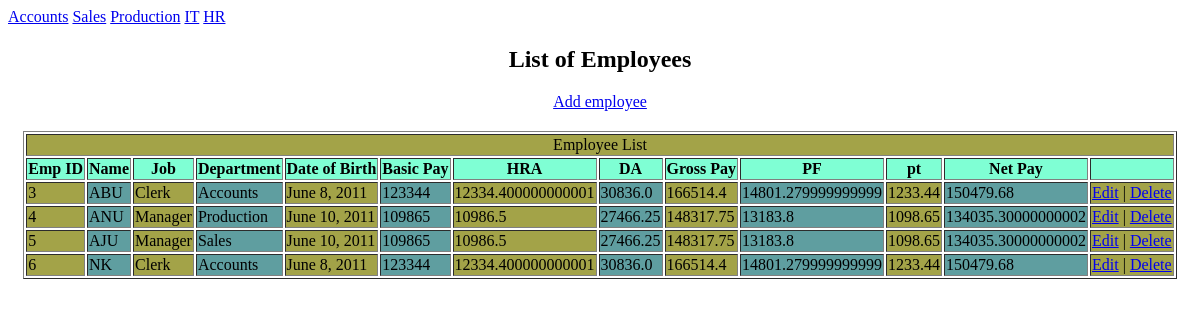
The page / on the database its author committed.
### employee_app/models.py (models this page shows, shortened)
class Department(models.Model):
    name = models.CharField(max_length=50, unique=True)
    def __str__(self):
        return self.name

class Employee(models.Model):
    emp_id = models.AutoField(primary_key=True)
    name = models.CharField(max_length=100)
    job = models.ForeignKey(Job, on_delete=models.CASCADE)
    department = models.ForeignKey(Department, on_delete=models.CASCADE)
    basic_pay = models.IntegerField( validators=[MinValueValidator(10000),MaxValueValidator(999999)])
    date_of_birth=models.DateField()
    @property
    def hra(self):
        return self.basic_pay * 0.10
    @property
    def da(self):
        return self.basic_pay * 0.25
    @property
    def gross_pay(self):
        return self.basic_pay + self.da + self.hra
    @property
    def pt(self):
        return self.basic_pay * 0.01
    @property
    def pf(self):
        return self.basic_pay * 0.12
    @property
    def net_pay(self):
        return self.gross_pay - self.pt - self.pf

class Job(models.Model):
    title = models.CharField(max_length=50, unique=True)
    def __str__(self):
        return self.title

### employee_app/views.py (the view)
# urls.py: path("",views.employee_list,name='employee_list'),
def employee_list(request):
    employee=Employee.objects.all()
    return render(request,"employee.html",{"employee":employee})

### employee_app/context_processors.py (called while the page is built)
def department_list(request):
    return {
        "departments": Department.objects.all()
    }

### templates/employee.html (shortened to what this page needs)
{%load static %}
<!DOCTYPE html>
<html lang="en">
<head>
    <link rel="stylesheet" href="{% static 'css/style.css' %}">
</head>
<body> {% if departments %}
    {% for dept in departments %}
<a href="{% url 'employees_by_dept' dept.id %}">{{ dept.name }}</a>
    {% endfor %}
{% endif %}
    <h2 class=" emp">List of Employees</h2>
    <a href="{% url 'create' %}" class="emp">Add employee</a>
<div class="emp">
    <table border="1">
        <tr><td colspan="13" align="center" class="employee">Employee List</td></tr>
        <tr><th>Emp ID</th>
            <th>Name</th>
            <th>Job</th>
            <th>Department</th>
            <th>Date of Birth</th>
            <th>Basic Pay</th>
            <th>HRA</th>
            <th>DA</th>
            <th>Gross Pay</th>
            <th>PF</th>
            <th>pt</th>
            <th>Net Pay</th>
            <th></th>
        </tr>
        {% for i in employee %}
        <tr>
            <td>{{i.emp_id}}</td>
            <td>{{i.name|upper }}</td>
            <td>{{i.job}}</td>
            <td>{{i.department}}</td>
            <td>{{i.date_of_birth}}</td>
            <td>{{i.basic_pay}}</td>
            <td>{{i.hra}}</td>
            <td>{{i.da}}</td>
            <td>{{i.gross_pay}}</td>
            <td>{{i.pf}}</td>
            <td>{{i.pt}}</td>
            <td>{{i.net_pay}}</td>
            <td>
                <a href="{% url 'update' i.emp_id %}">Edit</a> |
                <a href="{% url 'delete' i.pk %}" onclick="return confirm('Are you sure you want to delete this employee?');">Delete</a>
            </td>
        </tr>
        {% endfor %}
    </table>
</div>
</body>
</html>

### static/css/style.css (style rules this page uses)
.emp { display: flex; justify-content: center; align-items: center; margin-top: 20px; }
th { background-color: aquamarine; }
td { background-color: rgb(163, 163, 72); }
td:nth-child(even) { background-color: cadetblue; }

### rows shown on the page
Department: name "Accounts"
Department: name "Sales"
Department: name "Production"
Department: name "IT"
Department: name "HR"
Employee: emp_id "3", name "ABU", job "Clerk", department "Accounts", date_of_birth "June 8, 2011", basic_pay "123344", hra "12334.400000000001", da "30836.0", gross_pay "166514.4", pf "14801.279999999999", pt "1233.44", net_pay "150479.68"
Employee: emp_id "4", name "ANU", job "Manager", department "Production", date_of_birth "June 10, 2011", basic_pay "109865", hra "10986.5", da "27466.25", gross_pay "148317.75", pf "13183.8", pt "1098.65", net_pay "134035.30000000002"
Employee: emp_id "5", name "AJU", job "Manager", department "Sales", date_of_birth "June 10, 2011", basic_pay "109865", hra "10986.5", da "27466.25", gross_pay "148317.75", pf "13183.8", pt "1098.65", net_pay "134035.30000000002"
Employee: emp_id "6", name "NK", job "Clerk", department "Accounts", date_of_birth "June 8, 2011", basic_pay "123344", hra "12334.400000000001", da "30836.0", gross_pay "166514.4", pf "14801.279999999999", pt "1233.44", net_pay "150479.68"
